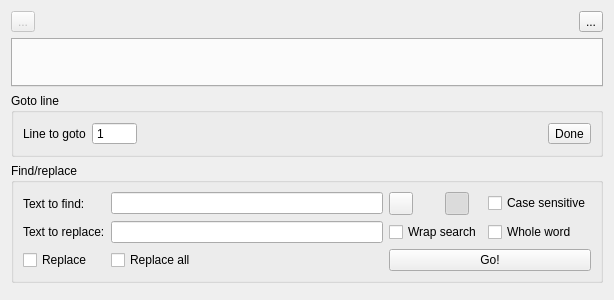
<?xml version="1.0" encoding="UTF-8"?>
<ui version="4.0">
 <class>SimplePythonEditor</class>
 <widget class="QWidget" name="SimplePythonEditor">
  <property name="enabled">
   <bool>true</bool>
  </property>
  <property name="geometry">
   <rect>
    <x>0</x>
    <y>0</y>
    <width>614</width>
    <height>300</height>
   </rect>
  </property>
  <property name="sizePolicy">
   <sizepolicy hsizetype="Expanding" vsizetype="Expanding">
    <horstretch>0</horstretch>
    <verstretch>0</verstretch>
   </sizepolicy>
  </property>
  <property name="windowTitle">
   <string>Form</string>
  </property>
  <layout class="QVBoxLayout" name="verticalLayout">
   <item>
    <layout class="QHBoxLayout" name="horizontalLayout">
     <item>
      <widget class="QToolButton" name="save_toolButton">
       <property name="enabled">
        <bool>false</bool>
       </property>
       <property name="toolTip">
        <string>&lt;html&gt;&lt;head/&gt;&lt;body&gt;&lt;p&gt;Save this labscript file to disk&lt;/p&gt;&lt;/body&gt;&lt;/html&gt;</string>
       </property>
       <property name="text">
        <string>...</string>
       </property>
       <property name="icon">
        <iconset>
         <normaloff>:/qtutils/fugue/document--pencil.png</normaloff>:/qtutils/fugue/document--pencil.png</iconset>
       </property>
      </widget>
     </item>
     <item>
      <spacer name="horizontalSpacer">
       <property name="orientation">
        <enum>Qt::Horizontal</enum>
       </property>
       <property name="sizeHint" stdset="0">
        <size>
         <width>379</width>
         <height>20</height>
        </size>
       </property>
      </spacer>
     </item>
     <item>
      <widget class="QToolButton" name="sendFilename_toolButton">
       <property name="toolTip">
        <string>Make current filename aviable to enclosing program</string>
       </property>
       <property name="text">
        <string>...</string>
       </property>
       <property name="icon">
        <iconset>
         <normaloff>:/qtutils/fugue/notebook--arrow.png</normaloff>:/qtutils/fugue/notebook--arrow.png</iconset>
       </property>
      </widget>
     </item>
    </layout>
   </item>
   <item>
    <widget class="QTabWidget" name="editor_tabWidget">
     <property name="tabShape">
      <enum>QTabWidget::Rounded</enum>
     </property>
     <property name="usesScrollButtons">
      <bool>true</bool>
     </property>
     <property name="tabsClosable">
      <bool>true</bool>
     </property>
    </widget>
   </item>
   <item>
    <widget class="QGroupBox" name="goto_line_groupBox">
     <property name="title">
      <string>Goto line</string>
     </property>
     <layout class="QVBoxLayout" name="verticalLayout_2">
      <item>
       <layout class="QHBoxLayout" name="goto_line_Layout">
        <property name="leftMargin">
         <number>0</number>
        </property>
        <property name="topMargin">
         <number>0</number>
        </property>
        <property name="rightMargin">
         <number>0</number>
        </property>
        <property name="bottomMargin">
         <number>0</number>
        </property>
        <item>
         <widget class="QLabel" name="label">
          <property name="text">
           <string>Line to goto</string>
          </property>
         </widget>
        </item>
        <item>
         <widget class="QSpinBox" name="goto_line_spinBox">
          <property name="frame">
           <bool>true</bool>
          </property>
          <property name="buttonSymbols">
           <enum>QAbstractSpinBox::NoButtons</enum>
          </property>
          <property name="keyboardTracking">
           <bool>true</bool>
          </property>
          <property name="minimum">
           <number>1</number>
          </property>
          <property name="maximum">
           <number>99999</number>
          </property>
          <property name="singleStep">
           <number>1</number>
          </property>
          <property name="value">
           <number>1</number>
          </property>
         </widget>
        </item>
        <item>
         <spacer name="horizontalSpacer_2">
          <property name="orientation">
           <enum>Qt::Horizontal</enum>
          </property>
          <property name="sizeHint" stdset="0">
           <size>
            <width>40</width>
            <height>20</height>
           </size>
          </property>
         </spacer>
        </item>
        <item>
         <widget class="QToolButton" name="goto_line_done_toolButton">
          <property name="text">
           <string>Done</string>
          </property>
          <property name="toolButtonStyle">
           <enum>Qt::ToolButtonTextBesideIcon</enum>
          </property>
          <property name="autoRaise">
           <bool>false</bool>
          </property>
         </widget>
        </item>
       </layout>
      </item>
     </layout>
    </widget>
   </item>
   <item>
    <widget class="QGroupBox" name="find_replace_groupBox">
     <property name="title">
      <string>Find/replace</string>
     </property>
     <layout class="QGridLayout" name="gridLayout_2">
      <item row="0" column="6">
       <widget class="QCheckBox" name="case_sensitive_checkBox">
        <property name="text">
         <string>Case sensitive</string>
        </property>
       </widget>
      </item>
      <item row="0" column="5">
       <widget class="QToolButton" name="search_forward_toolButton">
        <property name="text">
         <string/>
        </property>
        <property name="icon">
         <iconset>
          <normaloff>:/qtutils/fugue/arrow-skip.png</normaloff>:/qtutils/fugue/arrow-skip.png</iconset>
        </property>
        <property name="checkable">
         <bool>true</bool>
        </property>
        <property name="checked">
         <bool>true</bool>
        </property>
        <attribute name="buttonGroup">
         <string notr="true">find_replace_buttonGroup</string>
        </attribute>
       </widget>
      </item>
      <item row="0" column="4">
       <widget class="QToolButton" name="search_backwards_toolButton">
        <property name="text">
         <string/>
        </property>
        <property name="icon">
         <iconset>
          <normaloff>:/qtutils/fugue/arrow-skip-180.png</normaloff>:/qtutils/fugue/arrow-skip-180.png</iconset>
        </property>
        <property name="checkable">
         <bool>true</bool>
        </property>
        <attribute name="buttonGroup">
         <string notr="true">find_replace_buttonGroup</string>
        </attribute>
       </widget>
      </item>
      <item row="0" column="2">
       <widget class="QLineEdit" name="find_text_lineEdit"/>
      </item>
      <item row="0" column="0">
       <widget class="QLabel" name="label_2">
        <property name="text">
         <string>Text to find:</string>
        </property>
       </widget>
      </item>
      <item row="1" column="2">
       <widget class="QLineEdit" name="replace_text_lineEdit"/>
      </item>
      <item row="1" column="0">
       <widget class="QLabel" name="label_3">
        <property name="text">
         <string>Text to replace:</string>
        </property>
       </widget>
      </item>
      <item row="1" column="4" colspan="2">
       <widget class="QCheckBox" name="wrap_search_checkBox">
        <property name="text">
         <string>Wrap search</string>
        </property>
       </widget>
      </item>
      <item row="2" column="2">
       <widget class="QCheckBox" name="replace_all_checkBox">
        <property name="text">
         <string>Replace all</string>
        </property>
       </widget>
      </item>
      <item row="2" column="0">
       <widget class="QCheckBox" name="replace_checkBox">
        <property name="text">
         <string>Replace</string>
        </property>
       </widget>
      </item>
      <item row="2" column="4" colspan="3">
       <widget class="QPushButton" name="do_search_pushButton">
        <property name="text">
         <string>Go!</string>
        </property>
       </widget>
      </item>
      <item row="1" column="6">
       <widget class="QCheckBox" name="whole_word_checkBox">
        <property name="text">
         <string>Whole word</string>
        </property>
       </widget>
      </item>
     </layout>
    </widget>
   </item>
   <item>
    <widget class="QDialogButtonBox" name="buttonBox">
     <property name="standardButtons">
      <set>QDialogButtonBox::NoButton</set>
     </property>
    </widget>
   </item>
  </layout>
 </widget>
 <resources>
  <include location="../../Anaconda/Lib/site-packages/qtutils/icons/icons.qrc"/>
 </resources>
 <connections/>
 <buttongroups>
  <buttongroup name="find_replace_buttonGroup"/>
 </buttongroups>
</ui>
